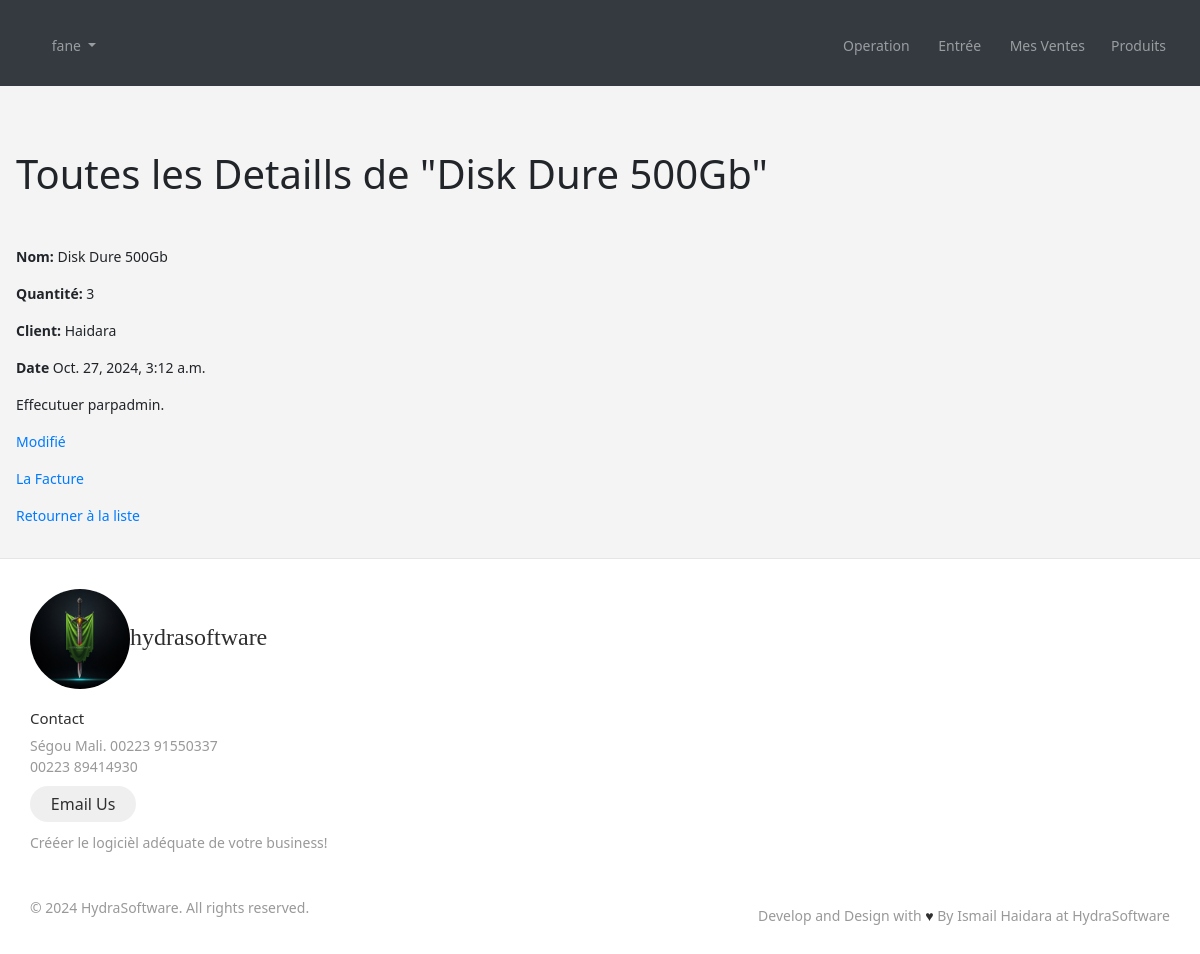
The page /sale/2/ (signed in) on the database its author committed.
### accounts/models.py (models this page shows)
class CustomUser(AbstractUser):
    company = models.ForeignKey(Company, on_delete=models.CASCADE, null=True)

### sale/models.py (models this page shows, shortened)
class Sale(models.Model):
    agent = models.ForeignKey(get_user_model(), on_delete=models.CASCADE )
    stock = models.ForeignKey(Stock, on_delete=models.CASCADE)
    quantity = models.PositiveIntegerField(null=True, blank=True)
    discount = models.PositiveIntegerField(default=0, null=True,blank=True)
    client = models.CharField(max_length=250, null=True, blank=True)
    sold_at = models.DateTimeField(auto_now_add=True)
    is_paid = models.BooleanField(default=True, null=True, blank=True)
    is_substracted_from_stock = models.BooleanField(default=False)
    class Meta:
        ordering = ("-sold_at",)

### stock/models.py (models this page shows, shortened)
class Stock(models.Model):
    name = models.CharField(max_length=255)
    initial_quantity = models.IntegerField(default=0, null=True, blank=True)
    quantity = models.IntegerField(default=0)
    price = models.DecimalField(max_digits=8, decimal_places=2,null=True, blank=True)
    added_at = models.DateTimeField(auto_now_add=True)
    description = models.TextField(null=True, blank=True)
    categories = models.ManyToManyField(Category)
    def __str__(self):
        return self.name

### sale/views.py (the view)
# urls.py: path('<int:pk>/', views.SaleDetailView.as_view(), name='sale_detail'),
class SaleDetailView(generic.DetailView):
    model = Sale
    template_name = 'sale/detail.html'

### templates/sale/detail.html (shortened to what this page needs)
{% extends "_base.html" %}
{% block content %}
<h1 class="my-5"> Toutes les Detaills de "{{object.stock}}"</h1>
<p> <strong>Nom:</strong> {{object.stock}}</p>
<p> <strong>Quantité:</strong> {{object.quantity}}</p>
<p> <strong>Client:</strong> {{object.client}}</p>
<p> <strong>Date</strong> {{object.sold_at}}</p>
<p>Effecutuer parp{{object.agent.username}}.</p>
<p><a href="{% url "sale_update" object.pk %}">Modifié</a></p>
<p><a href="{% url "sale_print" object.pk %}">La Facture</a></p>
<p><a href="{% url "sale_list" %}">Retourner à la liste</a></p>
{% endblock content %}

### templates/_base.html (shortened to what this page needs)
{% load static %}
<!DOCTYPE html>
<html lang="en">
<head>
    <link rel="stylesheet" href="https://cdn.jsdelivr.net/npm/bootstrap@4.0.0/dist/css/bootstrap.min.css">
    <link href="//maxcdn.bootstrapcdn.com/bootstrap/4.1.1/css/bootstrap.min.css" rel="stylesheet" id="bootstrap-css">
    <link rel="stylesheet" href="{% static "css/style.css" %}">
</head>
<body>
<nav class="navbar navbar-icon-top navbar-expand-lg navbar-dark bg-dark">
    <h3></h3>
    <div class="collapse navbar-collapse" id="navbarSupportedContent">
      <ul class="navbar-nav mr-auto">
        <li class="nav-item">
        </li>
        <li class="nav-item dropdown">
          {% if user.is_authenticated %}
          <a class="nav-link dropdown-toggle" href="#" id="navbarDropdown" role="button" data-toggle="dropdown" aria-haspopup="true" aria-expanded="false">
            {{user.username}}
          </a>
          {% else %}
          <a href="{% url "account_login" %}">
            Connecter
          </a>
          {% endif %}
        </li>
      </ul>
      {% if user.is_authenticated %}
      <ul class="navbar-nav ">
        <li class="nav-item">
          <a class="nav-link" href="{% url "sale_create" %}">
            Operation
          </a>
        </li>
        <li class="nav-item">
          <a class="nav-link" href="{% url "arrival_create" %}">
            Entrée
          </a>
        </li>
        <li class="nav-item">
          <a class="nav-link" href="{% url "sale_list" %}">
            Mes Ventes
          </a>
        </li>
        <li class="nav-item">
          <a class="nav-link" href="{% url "stock_list" %}">
            Produits
          </a>
        </li>
      </ul>
      {% endif %}
    </div>
  </nav>
    <div class="mainContainer m-3">
    {% block content %}
    {% endblock content %}
    </div>
    <footer class="footer">
      <div class="footer__addr">
        <h1 class="footer__logo"><img style="width:100px; height:100px;border-radius:50%"src="{% static "image/hydraSoftware.jpg" %}" alt="logo">HydraSoftware</h1>
        <h2>Contact</h2>
        <address>
        Ségou Mali. 00223 91550337<br>
          00223 89414930
          <a class="footer__btn" href="mailto:ihaidara852@gmail.com">Email Us</a>
          Crééer le logicièl adéquate de votre business!
        </address>
      </div>
      <ul class="footer__nav">
        <li class="nav__item">
        </li>
        <li class="nav__item nav__item--extra">
        </li>
        <li class="nav__item">
        </li>
      </ul>
      <div class="legal">
        <p>&copy; 2024 HydraSoftware. All rights reserved.</p>
        <div class="legal__links">
          <span>Develop and Design with <span class="heart">♥</span> By Ismail Haidara at HydraSoftware</span>
        </div>
      </div>
    </footer>
</body>
</html>

### static/css/style.css (style rules this page uses)
html { font-family: Lato, 'Helvetica Neue', Arial, Helvetica, sans-serif; font-size: 14px; }
a { text-decoration: none; }
body { margin: 2px; }
ul { list-style-type: none; text-align: right; inline-size: auto; }
ul li { padding-right: 10px; }
@media (min-width: 992px) { .navbar-icon-top.navbar-expand-lg .navbar-nav .nav-link { text-align: center; display: table-cell; height: 70px; vertical-align: middle; padding-top: 0; padding-bottom: 0; } }
body { background-color: #f9f9fa }
*, *:before, *:after { box-sizing: border-box; }
html { font-size: 100%; }
body { font-family: acumin-pro, system-ui, sans-serif; margin: 0; display: grid; grid-template-rows: auto 1fr auto; font-size: 14px; background-color: #f4f4f4; align-items: start; min-height: 100vh; }
.footer { display: flex; flex-flow: row wrap; padding: 30px 30px 20px 30px; color: #2f2f2f; background-color: #fff; border-top: 1px solid #e5e5e5; }
.footer > * { flex: 1 100%; }
.footer__addr { margin-right: 1.25em; margin-bottom: 2em; }
.footer__logo { font-family: 'Pacifico', cursive; font-weight: 400; text-transform: lowercase; font-size: 1.5rem; }
.footer__addr h2 { margin-top: 1.3em; font-size: 15px; font-weight: 400; }
.footer address { font-style: normal; color: #999; }
.footer__btn { display: flex; align-items: center; justify-content: center; height: 36px; max-width: max-content; background-color: rgb(33, 33, 33, 0.07); border-radius: 100px; color: #2f2f2f; line-height: 0; margin: 0.6em 0; font-size: 1rem; padding: 0 1.3em; }
.footer ul { list-style: none; padding-left: 0; }
.footer li { line-height: 2em; }
.footer a { text-decoration: none; }
.footer__nav { display: flex; flex-flow: row wrap; }
.footer__nav > * { flex: 1 50%; margin-right: 1.25em; }
.legal { display: flex; flex-wrap: wrap; color: #999; }
.legal__links { display: flex; align-items: center; }
.heart { color: #2f2f2f; }
@media screen and (min-width: 24.375em) { .legal .legal__links { margin-left: auto; } }
@media screen and (min-width: 40.375em) { .footer__nav > * { flex: 1; } }
@media screen and (min-width: 40.375em) { .nav__item--extra { flex-grow: 2; } }
@media screen and (min-width: 40.375em) { .footer__addr { flex: 1 0px; } }
@media screen and (min-width: 40.375em) { .footer__nav { flex: 2 0px; } }

### rows shown on the page
CustomUser: username "fane"
Sale: stock "Disk Dure 500Gb", quantity "3", client "Haidara", sold_at "Oct. 27, 2024, 3:12 a.m.", agent.username "admin"
